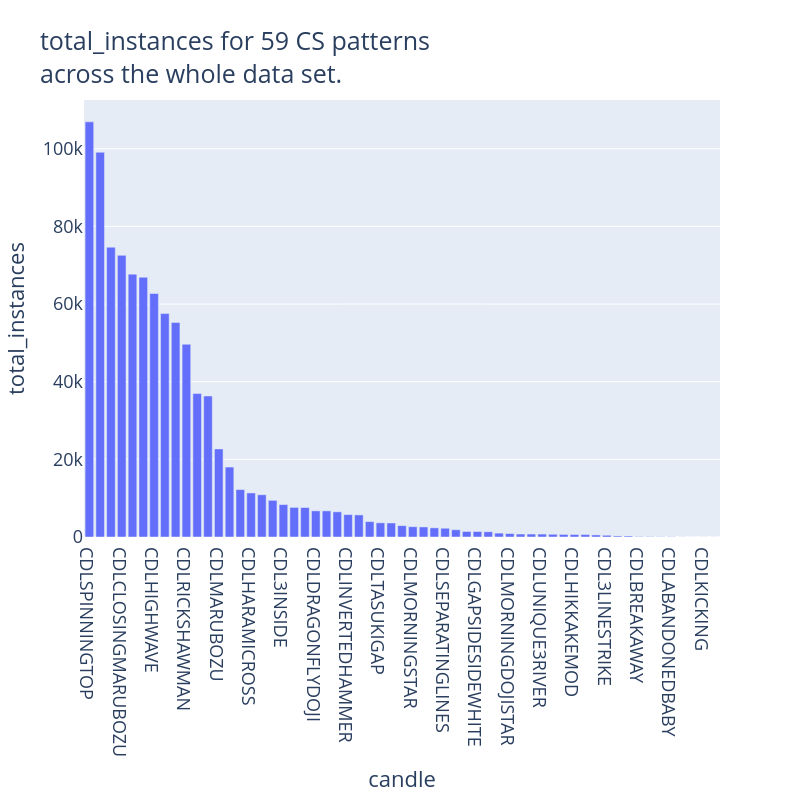
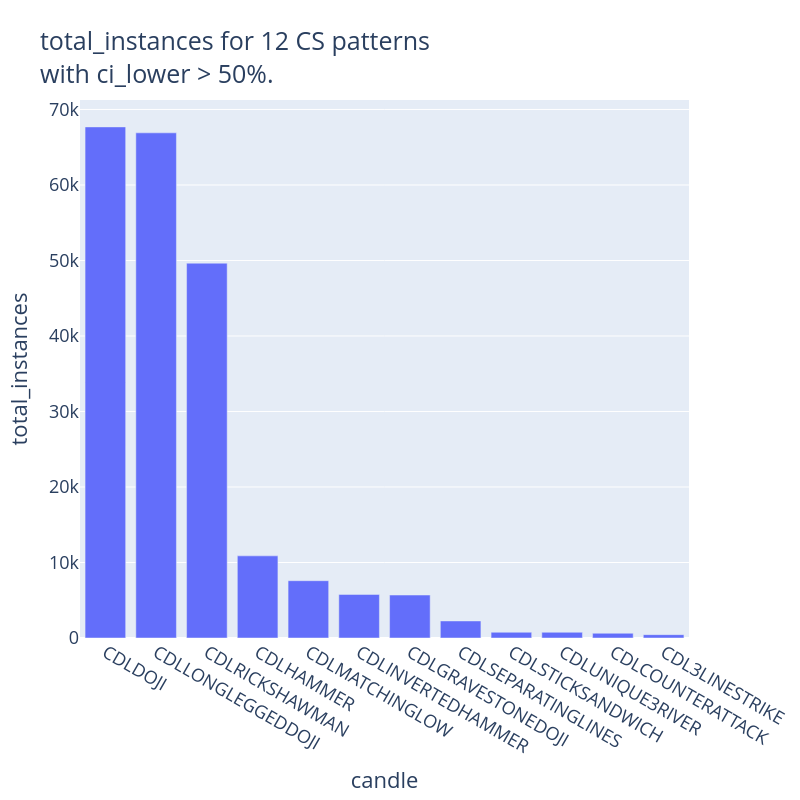

The notebook cell saved with these charts, in order:
### Code cell
# plot all patterns, ranked by number of instances
plot_cs_performance(
    df=performance_metrics,
    criterion="total_instances",
    title_suffix="across the whole data set.",
)

# plot the patterns, ranked by number of instances, with a true-positive rate >50%.
plot_cs_performance(
    df=performance_metrics.query("ci_lower > 0.5").sort_values(
        by="total_instances", ascending=False
    ),
    criterion="total_instances",
    title_suffix="with ci_lower > 50%.",
)

### Figure 1 — Plotly figure (JSON) as saved in the notebook; plotly's stock layout.template omitted (floating-point values rounded to 4 significant figures)
{"data": [{"alignmentgroup": "True", "hovertemplate": "candle=%{x}<br>total_instances=%{y}<extra></extra>", "legendgroup": "", "marker": {"color": "#636efa", "pattern": {"shape": ""}}, "name": "", "offsetgroup": "", "orientation": "v", "showlegend": false, "textposition": "auto", "type": "bar", "x": ["CDLSPINNINGTOP", "CDLLONGLINE", "CDLBELTHOLD", "CDLCLOSINGMARUBOZU", "CDLDOJI", "CDLLONGLEGGEDDOJI", "CDLHIGHWAVE", "CDLSHORTLINE", "CDLHIKKAKE", "CDLRICKSHAWMAN", "CDLENGULFING", "CDLHARAMI", "CDLMARUBOZU", "CDL3OUTSIDE", "CDLDOJISTAR", "CDLHARAMICROSS", "CDLHAMMER", "CDLHANGINGMAN", "CDL3INSIDE", "CDLSHOOTINGSTAR", "CDLMATCHINGLOW", "CDLDRAGONFLYDOJI", "CDLTAKURI", "CDLHOMINGPIGEON", "CDLINVERTEDHAMMER", "CDLGRAVESTONEDOJI", "CDLTHRUSTING", "CDLTASUKIGAP", "CDLXSIDEGAP3METHODS", "CDLEVENINGSTAR", "CDLMORNINGSTAR", "CDLADVANCEBLOCK", "CDLDARKCLOUDCOVER", "CDLSEPARATINGLINES", "CDLPIERCING", "CDLONNECK", "CDLGAPSIDESIDEWHITE", "CDLSTALLEDPATTERN", "CDLEVENINGDOJISTAR", "CDLMORNINGDOJISTAR", "CDLLADDERBOTTOM", "CDLSTICKSANDWICH", "CDLUNIQUE3RIVER", "CDLTRISTAR", "CDLINNECK", "CDLHIKKAKEMOD", "CDLCOUNTERATTACK", "CDL2CROWS", "CDL3LINESTRIKE", "CDLUPSIDEGAP2CROWS", "CDL3WHITESOLDIERS", "CDLBREAKAWAY", "CDLRISEFALL3METHODS", "CDL3BLACKCROWS", "CDLABANDONEDBABY", "CDLIDENTICAL3CROWS", "CDLKICKINGBYLENGTH", "CDLKICKING", "CDLMATHOLD"], "xaxis": "x", "y": [106929, 99100, 74644, 72542, 67693, 66908, 62713, 57553, 55279, 49641, 36945, 36321, 22691, 18017, 12212, 11346, 10879, 9435, 8352, 7626, 7591, 6740, 6729, 6481, 5772, 5691, 3963, 3647, 3613, 2918, 2651, 2589, 2352, 2260, 1870, 1419, 1413, 1344, 1003, 890, 764, 760, 757, 703, 667, 644, 629, 533, 444, 273, 262, 111, 91, 65, 58, 23, 14, 14, 11], "yaxis": "y"}], "layout": {"autosize": false, "barmode": "relative", "font": {"size": 18}, "height": 800, "legend": {"tracegroupgap": 0}, "title": {"text": "total_instances for 59 CS patterns<br>across the whole data set."}, "width": 800, "xaxis": {"anchor": "y", "autorange": true, "domain": [0, 1], "range": [-0.5, 58.5], "title": {"text": "candle"}, "type": "category"}, "yaxis": {"anchor": "x", "autorange": true, "domain": [0, 1], "range": [0, 112600.0], "title": {"text": "total_instances"}, "type": "linear"}}}

### Figure 2 — Plotly figure (JSON) as saved in the notebook; plotly's stock layout.template omitted (floating-point values rounded to 4 significant figures)
{"data": [{"alignmentgroup": "True", "hovertemplate": "candle=%{x}<br>total_instances=%{y}<extra></extra>", "legendgroup": "", "marker": {"color": "#636efa", "pattern": {"shape": ""}}, "name": "", "offsetgroup": "", "orientation": "v", "showlegend": false, "textposition": "auto", "type": "bar", "x": ["CDLDOJI", "CDLLONGLEGGEDDOJI", "CDLRICKSHAWMAN", "CDLHAMMER", "CDLMATCHINGLOW", "CDLINVERTEDHAMMER", "CDLGRAVESTONEDOJI", "CDLSEPARATINGLINES", "CDLSTICKSANDWICH", "CDLUNIQUE3RIVER", "CDLCOUNTERATTACK", "CDL3LINESTRIKE"], "xaxis": "x", "y": [67693, 66908, 49641, 10879, 7591, 5772, 5691, 2260, 760, 757, 629, 444], "yaxis": "y"}], "layout": {"autosize": false, "barmode": "relative", "font": {"size": 18}, "height": 800, "legend": {"tracegroupgap": 0}, "title": {"text": "total_instances for 12 CS patterns<br>with ci_lower > 50%."}, "width": 800, "xaxis": {"anchor": "y", "autorange": true, "domain": [0, 1], "range": [-0.5, 11.5], "title": {"text": "candle"}, "type": "category"}, "yaxis": {"anchor": "x", "autorange": true, "domain": [0, 1], "range": [0, 71260.0], "title": {"text": "total_instances"}, "type": "linear"}}}
